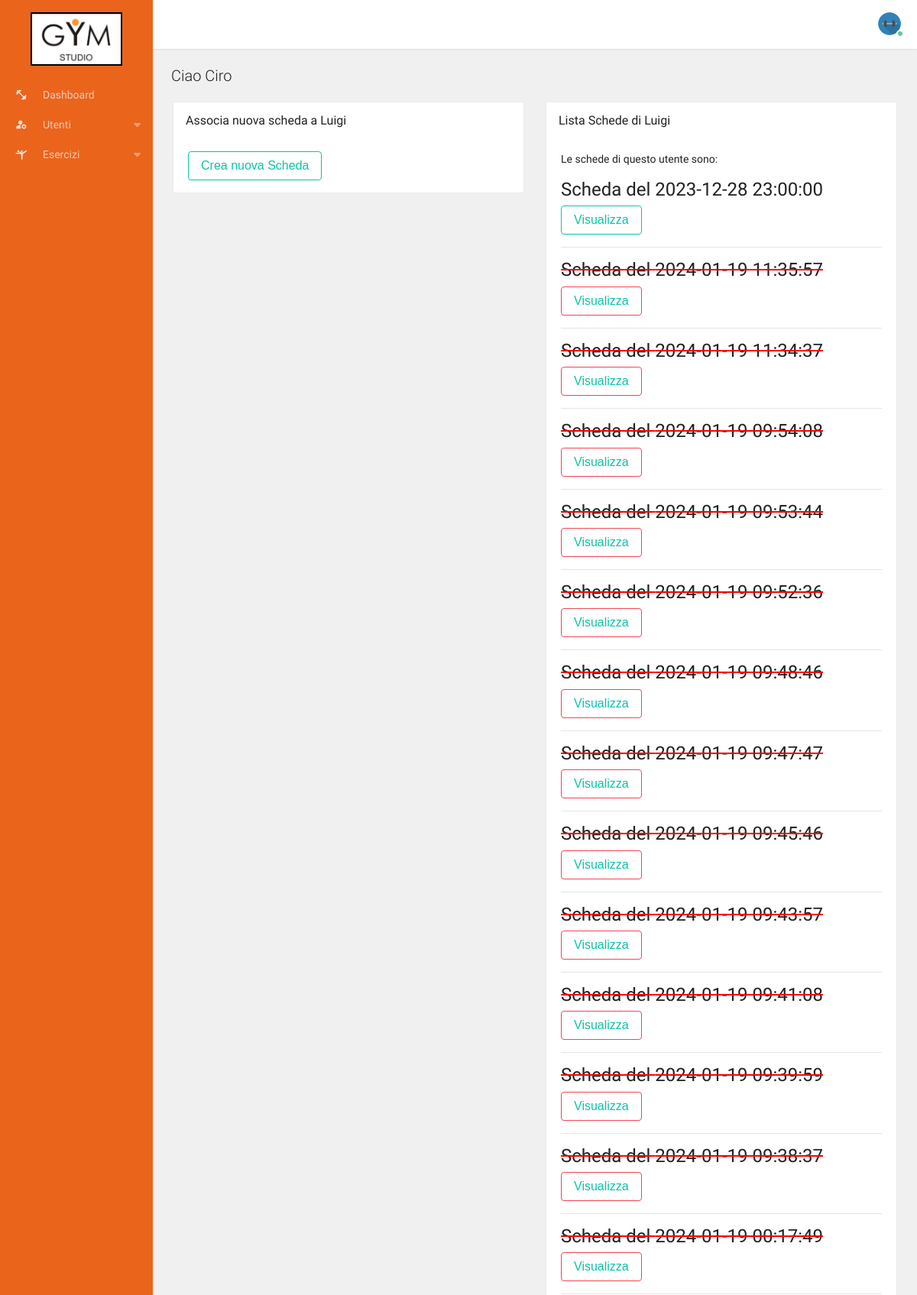
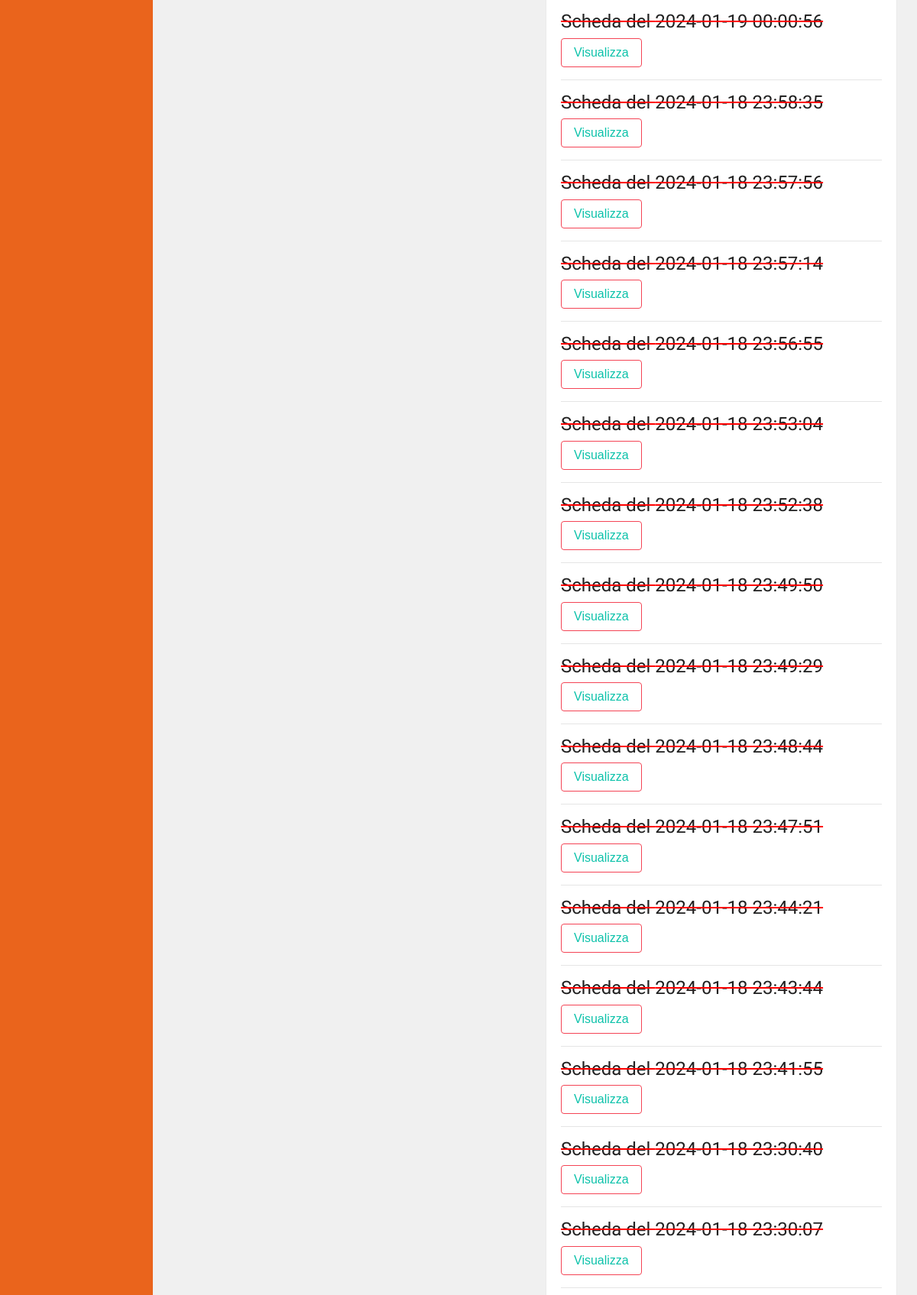
The app's page /public/admin/creaScheda?id=1 (signed in, upper part) with its own data (2 pictures, top to bottom).
### tables this page shows
CREATE TABLE `utenti` (
  `id` int(11) NOT NULL,
  `nome` varchar(255) DEFAULT NULL,
  `cognome` varchar(255) DEFAULT NULL,
  `data_nascita` date DEFAULT NULL,
  `email` varchar(255) DEFAULT NULL,
  `password` varchar(255) DEFAULT NULL,
  `telefono` varchar(255) DEFAULT NULL,
  `data_iscrizione` timestamp NOT NULL DEFAULT CURRENT_TIMESTAMP,
  `id_palestra` int(11) DEFAULT NULL
);

CREATE TABLE `schede` (
  `id` int(11) NOT NULL,
  `data` timestamp NULL DEFAULT CURRENT_TIMESTAMP,
  `id_utente` int(11) DEFAULT NULL,
  `attiva` int(11) DEFAULT NULL
);

### app/core/Controller.php (called while the page is built, shortened)
<?php
trait Controller
{
    public function view($name, $data = [])
    {
        $filename = "../app/views/" . $name . ".view.php";
        require $filename;
    }
}

### app/controllers/Admin.php (called while the page is built, shortened)
<?php
class Admin
{
    public function creaScheda()
    {
        $schede = new Scheda();
        $iscritto = new Iscritto();
        $data = [
            'id' => $_GET['id'],
        ];
        $iscritto = $iscritto->where($data);
        $schede_iscritto = $schede->schede_iscritto($_GET['id']);
        $this->view('creaScheda', ['iscritto' => $iscritto, 'schede' => $schede_iscritto]);
    }
}

### app/core/App.php (called while the page is built, shortened)
<?php
class App
{
    private $method = 'index';
    private function splitURL(): array
    {
        $URL = $_GET['url'] ?? 'home';
        $URL = filter_var($URL, FILTER_SANITIZE_URL);
        return explode("/", trim($URL, "/"));
    }
    public function loadController(): void
    {
        $URL = $this->splitURL();
        $filename = "../app/controllers/" . ucfirst($URL[0]) . ".php";
        if (file_exists($filename)) {
            unset($URL[0]);
        } else {
            $filename = "../app/controllers/_404.php";
            require $filename;
            $this->controller = "_404";
        }
        $controller = new $this->controller;
        if (!empty($URL[1])) {
            if (method_exists($controller, $URL[1])) {
                $this->method = $URL[1];
                unset($URL[1]);
            }
        }
        call_user_func_array([$controller, $this->method], $URL);
    }
}

### public/index.php (called while the page is built, shortened)
<?php
$app = new App;
$app->loadController();

### app/core/Database.php (called while the page is built, shortened)
<?php
Trait Database {
    private function connect(){
        $string = "mysql:hostname=".DBHOST.";dbname=".DBNAME;
        return new PDO($string, DBUSER, DBPASS);
    }
    public function query($query, $data = []){
        $con = $this->connect();
        $stm = $con->prepare($query);
        $check = $stm->execute($data);
        if($check){
            $result = $stm->fetchAll(PDO::FETCH_OBJ);
            if(is_array($result) && count($result)) return $result;
            else return $con->lastInsertId();
        }
        return false;
    }
}

### app/core/Model.php (called while the page is built, shortened)
<?php
trait Model
{
    protected $order_type = "desc";
    protected $order_column = "id";
    public function where($data, $data_not = [], $one = false)
    {
        $keys = array_keys($data);
        $query = "select * from $this->table where ";
        foreach ($keys as $key) {
            $query .= $key . " = :" . $key . " AND ";
        }
        $query = trim($query, " AND ");
        $query .= " order by $this->order_column $this->order_type";
        $data = array_merge($data, $data_not);
        return $this->query($query, $data);
    }
}

### app/models/Scheda.php (called while the page is built, shortened)
<?php
class Scheda
{
    public function schede_iscritto($id_iscritto)
    {
        $query = "select schede.id, schede.data, schede.id_utente, schede.attiva from schede inner join utenti on schede.id_utente = utenti.id ";
        $query .= "where schede.id_utente = :id_utente order by schede.attiva desc, schede.data desc";
        return $this->query($query, ['id_utente' => $id_iscritto,]);
    }
}

### app/views/creaScheda.view.php (the view, shortened to what this page needs)
<?php require 'parts/head.php' ?>
<body>
<div class="app" id="app">
    <?php require 'parts/aside.php' ?>
    <div id="content" class="app-content box-shadow-z0" role="main">
        <div class="app-header white box-shadow navbar-md">
            <div class="navbar navbar-toggleable-sm flex-row align-items-center">
                <?php require 'parts/navbar.right.php' ?>
            </div>
        </div>
        <div ui-view class="app-body" id="view">
            <div class="padding">
                <div class="margin">
                    <h5 class="mb-0 _300">Ciao <?= $_SESSION['user']->nome ?></h5>
                </div>
                <div class="row">
                    <div class="col">
                        <div class="box">
                            <div class="box-header">
                                <h3>Associa nuova scheda a <?= $data['iscritto'][0]->nome ?></h3>
                            </div>
                            <div class="box-body">
                                <div class="row">
                                    <div class="col">
                                        <form action="<?= ROOT . "/admin/nuovascheda" ?>" method="post">
                                            <button type="submit"
                                                    class="btn btn-outline b-primary text-primary rounded-pill">Crea
                                                nuova Scheda
                                            </button>
                                        </form>
                                    </div>
                                </div>
                            </div>
                        </div>
                    </div>
                    <div class="col">
                        <div class="box">
                            <div class="box-header">
                                <h3>Lista Schede di <?= $data['iscritto'][0]->nome ?></h3>
                            </div>
                            <div class="box-body">
                                <div class="row">
                                    <div class="col">
                                        <?php
                                        $num_schede = count($data['schede'] ? $data['schede'] : []);
                                        $scheda_link = ROOT . '/admin/dettaglioscheda';
                                        $id_iscritto = $data['iscritto'][0]->id;
                                        if ($num_schede == 0) {
                                            echo "<p>Non ci sono schede per questo utente</p>";
                                        } else {
                                            echo "<p>Le schede di questo utente sono: </p>";
                                            foreach ($data['schede'] as $scheda) {
                                                if ($scheda->attiva == 0) {
                                                    echo "<div style='text-decoration: red line-through'>";
                                                    echo "<h4>Scheda del $scheda->data</h4>";
                                                    echo "<form action='$scheda_link' method='post'><input type='hidden' name='id_scheda' value='$scheda->id'>
                                        <input type='hidden' name='id_iscritto' value='$id_iscritto'>
                                        <button type='submit' class='btn btn-outline b-danger text-primary rounded-pill'>Visualizza</button></form> ";
                                                } else {
                                                    echo "<div>";
                                                    echo "<h4>Scheda del $scheda->data</h4>";
                                                    echo "<form action='$scheda_link' method='post'><input type='hidden' name='id_scheda' value='$scheda->id'>
                                        <input type='hidden' name='id_iscritto' value='$id_iscritto'><button type='submit' class='btn btn-outline b-primary text-primary rounded-pill'>Visualizza</button></form> ";
                                                }
                                                echo "</div>";
                                                echo "<hr>";
                                            }
                                        }
                                        ?>
                                    </div>
                                </div>
                            </div>
                        </div>
                    </div>
                </div>
            </div>
        </div>
    </div>
    <?php require 'parts/footer.php' ?>

### records on screen
utenti: nome "Luigi"
schede: data "2023-12-28 23:00:00"
schede: data "2024-01-19 11:35:57"
schede: data "2024-01-19 11:34:37"
schede: data "2024-01-19 09:54:08"
schede: data "2024-01-19 09:53:44"
schede: data "2024-01-19 09:52:36"
schede: data "2024-01-19 09:48:46"
schede: data "2024-01-19 09:47:47"
schede: data "2024-01-19 09:45:46"
schede: data "2024-01-19 09:43:57"
schede: data "2024-01-19 09:41:08"
schede: data "2024-01-19 09:39:59"
schede: data "2024-01-19 09:38:37"
schede: data "2024-01-19 00:17:49"
schede: data "2024-01-19 00:00:56"
schede: data "2024-01-18 23:58:35"
schede: data "2024-01-18 23:57:56"
schede: data "2024-01-18 23:57:14"
schede: data "2024-01-18 23:56:55"
schede: data "2024-01-18 23:53:04"
schede: data "2024-01-18 23:52:38"
schede: data "2024-01-18 23:49:50"
schede: data "2024-01-18 23:49:29"
schede: data "2024-01-18 23:48:44"
schede: data "2024-01-18 23:47:51"
schede: data "2024-01-18 23:44:21"
schede: data "2024-01-18 23:43:44"
schede: data "2024-01-18 23:41:55"
schede: data "2024-01-18 23:30:40"
schede: data "2024-01-18 23:30:07"

### other values on screen
$_SESSION['user']->nome "Ciro"
